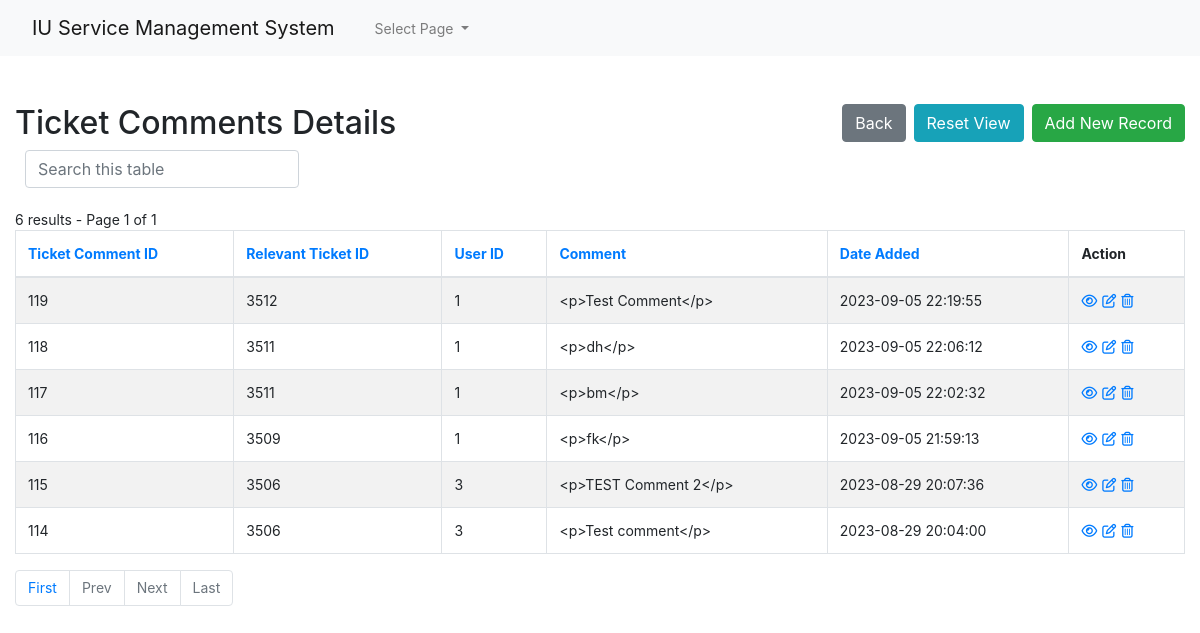
The page /admin1/core/app/comments-index.php (signed in) on the database as committed earlier.
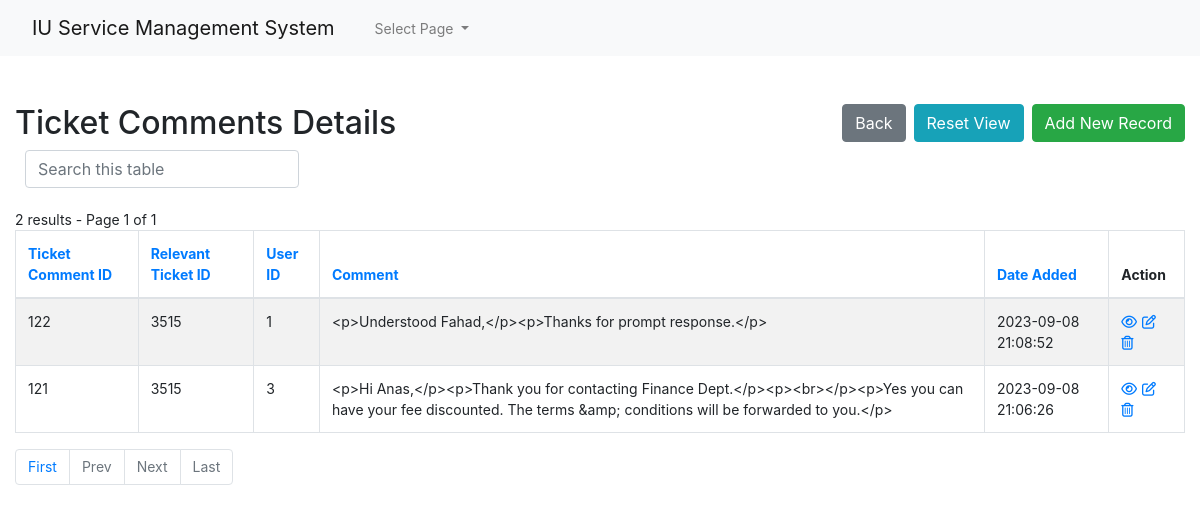
The same page on the database as committed later.
### tables this page shows
CREATE TABLE `comments` (
  `id` int(10) UNSIGNED NOT NULL,
  `ticket_id` int(10) UNSIGNED NOT NULL,
  `user_id` int(10) UNSIGNED NOT NULL,
  `comment` text NOT NULL,
  `date_added` datetime NOT NULL
);

### admin1/core/app/config.php (called while the page is built, shortened)
<?php
$no_of_records_per_page = 10;
?>

### admin1/core/app/comments-index.php (the view, shortened to what this page needs)
<!DOCTYPE html>
<html lang="en">
<head>
    <link rel="stylesheet" href="https://stackpath.bootstrapcdn.com/bootstrap/4.5.0/css/bootstrap.min.css">
</head>
<?php require_once('navbar.php'); ?>
<body>
    <section class="pt-5">
        <div class="container-fluid">
            <div class="row">
                <div class="col-md-12">
                    <div class="page-header clearfix">
                        <h2 class="float-left">Ticket Comments Details</h2>
                        <a href="comments-create.php" class="btn btn-success float-right">Add New Record</a>
                        <a href="comments-index.php" class="btn btn-info float-right mr-2">Reset View</a>
                        <a href="index.php" class="btn btn-secondary float-right mr-2">Back</a>
                    </div>
                    <div class="form-row">
                        <form action="comments-index.php" method="get">
                        <div class="col">
                          <input type="text" class="form-control" placeholder="Search this table" name="search">
                        </div>
                    </div>
                    <br>
                    <?php
                    require_once "config.php";
                    $domain   = $_SERVER['HTTP_HOST'];
                    $script   = $_SERVER['SCRIPT_NAME'];
                    $parameters   = $_GET ? $_SERVER['QUERY_STRING'] : "" ;
                    $protocol=($_SERVER['HTTPS'] == "on" ? "https" : "http");
                    $currenturl = $protocol . '://' . $domain. $script . '?' . $parameters;
                    if (isset($_GET['pageno'])) {
                        $pageno = $_GET['pageno'];
                    } else {
                        $pageno = 1;
                    }
                    $offset = ($pageno-1) * $no_of_records_per_page;
                    $total_pages_sql = "SELECT COUNT(*) FROM comments";
                    $result = mysqli_query($link,$total_pages_sql);
                    $total_rows = mysqli_fetch_array($result)[0];
                    $total_pages = ceil($total_rows / $no_of_records_per_page);
                    $order = 'id';
                    $sortBy = array('asc', 'desc'); $sort = 'desc';
                    $sql = "SELECT * FROM comments ORDER BY $order $sort LIMIT $offset, $no_of_records_per_page";
                    $count_pages = "SELECT * FROM comments";
                    if(!empty($_GET['search'])) {
                        $search = ($_GET['search']);
                        $sql = "SELECT * FROM comments
                            WHERE CONCAT_WS (id,ticket_id,user_id,comment,date_added)
                            LIKE '%$search%'
                            ORDER BY $order $sort
                            LIMIT $offset, $no_of_records_per_page";
                        $count_pages = "SELECT * FROM comments
                            WHERE CONCAT_WS (id,ticket_id,user_id,comment,date_added)
                            LIKE '%$search%'
                            ORDER BY $order $sort";
                    }
                    else {
                        $search = "";
                    }
                    if($result = mysqli_query($link, $sql)){
                        if(mysqli_num_rows($result) > 0){
                            if ($result_count = mysqli_query($link, $count_pages)) {
                               $total_pages = ceil(mysqli_num_rows($result_count) / $no_of_records_per_page);
                           }
                            $number_of_results = mysqli_num_rows($result_count);
                            echo " " . $number_of_results . " results - Page " . $pageno . " of " . $total_pages;
                            echo "<table class='table table-bordered table-striped'>";
                                echo "<thead>";
                                    echo "<tr>";
                                        echo "<th><a href=?search=$search&sort=&order=id&sort=$sort>Ticket Comment ID</th>";
										echo "<th><a href=?search=$search&sort=&order=ticket_id&sort=$sort>Relevant Ticket ID</th>";
										echo "<th><a href=?search=$search&sort=&order=user_id&sort=$sort>User ID</th>";
										echo "<th><a href=?search=$search&sort=&order=comment&sort=$sort>Comment </th>";
										echo "<th><a href=?search=$search&sort=&order=date_added&sort=$sort>Date Added</th>";
                                        echo "<th>Action</th>";
                                    echo "</tr>";
                                echo "</thead>";
                                echo "<tbody>";
                                while($row = mysqli_fetch_array($result)){
                                    echo "<tr>";
                                    echo "<td>" . htmlspecialchars($row['id']) . "</td>";echo "<td>" . htmlspecialchars($row['ticket_id']) . "</td>";echo "<td>" . htmlspecialchars($row['user_id']) . "</td>";echo "<td>" . htmlspecialchars($row['comment']) . "</td>";echo "<td>" . htmlspecialchars($row['date_added']) . "</td>";
                                        echo "<td>";
                                            echo "<a href='comments-read.php?id=". $row['id'] ."' title='View Record' data-toggle='tooltip'><i class='far fa-eye'></i></a>";
                                            echo "<a href='comments-update.php?id=". $row['id'] ."' title='Update Record' data-toggle='tooltip'><i class='far fa-edit'></i></a>";
                                            echo "<a href='comments-delete.php?id=". $row['id'] ."' title='Delete Record' data-toggle='tooltip'><i class='far fa-trash-alt'></i></a>";
                                        echo "</td>";
                                    echo "</tr>";
                                }
                                echo "</tbody>";
                            echo "</table>";
?>
                                <ul class="pagination" align-right>
                                <?php
                                    $new_url = preg_replace('/&?pageno=[^&]*/', '', $currenturl);
                                 ?>
                                    <li class="page-item"><a class="page-link" href="<?php echo $new_url .'&pageno=1' ?>">First</a></li>
                                    <li class="page-item <?php if($pageno <= 1){ echo 'disabled'; } ?>">
                                        <a class="page-link" href="<?php if($pageno <= 1){ echo '#'; } else { echo $new_url ."&pageno=".($pageno - 1); } ?>">Prev</a>
                                    </li>
                                    <li class="page-item <?php if($pageno >= $total_pages){ echo 'disabled'; } ?>">
                                        <a class="page-link" href="<?php if($pageno >= $total_pages){ echo '#'; } else { echo $new_url . "&pageno=".($pageno + 1); } ?>">Next</a>
                                    </li>
                                    <li class="page-item <?php if($pageno >= $total_pages){ echo 'disabled'; } ?>">
                                        <a class="page-item"><a class="page-link" href="<?php echo $new_url .'&pageno=' . $total_pages; ?>">Last</a>
                                    </li>
                                </ul>
<?php
                        } else{
                            echo "<p class='lead'><em>No records were found.</em></p>";
                        }
                    } else{
                        echo "ERROR: Could not able to execute $sql. " . mysqli_error($link);
                    }
                    ?>
                </div>
            </div>
        </div>
    </section>
</body>
</html>

### admin1/core/app/navbar.php (shortened to what this page needs)
<nav class="navbar navbar-expand-lg navbar-light bg-light">
  <a class="navbar-brand nav-link disabled" href="#">IU Service Management System</a>
  <div class="collapse navbar-collapse" id="navbarSupportedContent">
    <ul class="navbar-nav mr-auto">
      <li class="nav-item dropdown">
        <a class="nav-link dropdown-toggle" href="#" id="navbarDropdown" role="button" data-toggle="dropdown" aria-haspopup="true" aria-expanded="false">
          Select Page
        </a>
      </li>
    </ul>
  </div>
</nav>

### admin1/core/app/comments-index.php (style rules this page uses)
.page-header h2 { margin-top: 0; }
table tr td:last-child a { margin-right: 5px; }
body { font-size: 14px; }

Rows that differ between the two databases and show on the page:
removed comments: id "119", ticket "3512", user "1", comment "<p>Test Comment</p>", date_added "2023-09-05 22:19:55"
removed comments: id "118", ticket "3511", user "1", comment "<p>dh</p>", date_added "2023-09-05 22:06:12"
removed comments: id "117", ticket "3511", user "1", comment "<p>bm</p>", date_added "2023-09-05 22:02:32"
removed comments: id "116", ticket "3509", user "1", comment "<p>fk</p>", date_added "2023-09-05 21:59:13"
removed comments: id "115", ticket "3506", user "3", comment "<p>TEST Comment 2</p>", date_added "2023-08-29 20:07:36"
removed comments: id "114", ticket "3506", user "3", comment "<p>Test comment</p>", date_added "2023-08-29 20:04:00"
added comments: id "122", ticket "3515", user "1", comment "<p>Understood Fahad,</p><p>Thanks for prompt response.</p>", date_added "2023-09-08 21:08:52"
added comments: id "121", ticket "3515", user "3", comment "<p>Hi Anas,</p><p>Thank you for contacting Finance Dept.</p><p><br></p><p>Yes you can have your fee discounted. The terms &amp; conditions will be forwarded to you.</p>", date_added "2023-09-08 21:06:26"
Other text that changed with them:
$number_of_results: "6" → "2"
